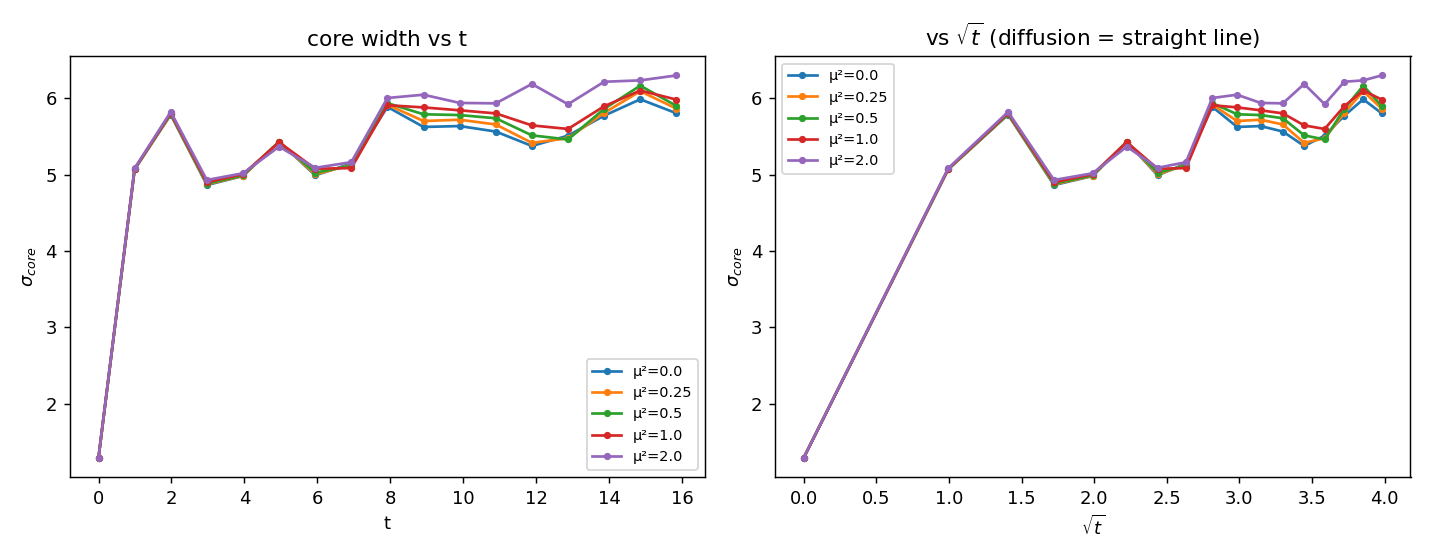

Recreate this plot in Python.
"""H4 -- pinning the vortex core: the fifth consistency (static).

CR_3D's open problem: the created vortex core DIFFUSES (sigma_core grows) because the
free Stueckelberg scalar can be 'eaten' (Delta theta -> -phi), leaving the gauge sector
effectively massless and unable to localise the core.  The proposed cure: V(theta) pins
theta to +-v, so it CANNOT be eaten, the gauge sector keeps a mass, and the core stays
localised.

We test it directly.  Seed a winding-1 vortex line (along z, winding in xy) on the
condensate background theta~v, evolve under the FULL action WITHOUT friction and WITHOUT
pinning, and track the transverse RMS width of the magnetic (plaquette) energy core,

    sigma_core(t) = sqrt( <r_perp^2>_w ),   w = plaquette energy density (summed over z),

centred on the energy centroid.  Diffusion gives sigma_core ~ sqrt(t) (slope > 0);
pinning gives sigma_core = const (slope ~ 0).  We scan mu^2 and identify mu_c, the
smallest mu^2 that flattens the growth.  sigma_core is MEASURED; no GL/Abrikosov input.
"""

from __future__ import annotations

import sys
from pathlib import Path

import numpy as np

sys.path.insert(0, str(Path(__file__).resolve().parent))
import crhiggs_core as h   # noqa: E402

try:
    import matplotlib
    matplotlib.use("Agg")
    import matplotlib.pyplot as plt
    HAVE_MPL = True
except Exception:
    HAVE_MPL = False

LAMH = 1.0
LAMP = 0.8
MU2S = [0.0, 0.25, 0.5, 1.0, 2.0]
GRID = dict(Lx=24.0, Nx=49, Ny=24, Nz=10)
T_TOTAL = 16.0
N_WIN = 16


def transverse_core_width(px, py, pz, x, y, dx):
    """Transverse RMS width of the magnetic (plaquette) energy density, summed over z,
    centred on its own centroid in the xy plane."""
    Wxy, Wxz, Wyz = h.all_plaquettes(px, py, pz)
    w2d = np.sum((1.0 - np.cos(Wxy)) + (1.0 - np.cos(Wxz)) + (1.0 - np.cos(Wyz)),
                 axis=2)                                  # (Nx, Ny)
    X, Y = np.meshgrid(x, y, indexing="ij")
    W = float(np.sum(w2d))
    if W < 1e-9:
        return float("nan")
    xc = float(np.sum(w2d * X) / W)
    yc = float(np.sum(w2d * Y) / W)
    r2 = (X - xc) ** 2 + (Y - yc) ** 2
    return float(np.sqrt(np.sum(w2d * r2) / W))


def sigma_vs_time(mu2, lamh=LAMH, lamp=LAMP, seed=0):
    x, y, z, dx = h.make_grid(**GRID)
    dt = h.dt_cfl(dx)
    rng = np.random.default_rng(900 + seed)
    v = h.relax_vacuum(mu2, lamh, rng=rng, grid=GRID, t_relax=30.0)["theta_bulk_mean"]
    theta, phix, phiy, phiz, _ = h.vortex_on_condensate(x, y, z, v, mu2, lamh)
    z3 = lambda: np.zeros_like(theta)
    fields = (theta, z3(), phix, z3(), phiy, z3(), phiz, z3())
    nper = max(1, int(round((T_TOTAL / N_WIN) / dt)))
    ts, sig = [], []
    t = 0.0
    sig.append(transverse_core_width(fields[2], fields[4], fields[6], x, y, dx))
    ts.append(0.0)
    for _ in range(N_WIN):
        fields = h.evolve(*fields, dx, dt, nper, lamp=lamp, mu2=mu2, lamh=lamh)
        t += nper * dt
        ts.append(t)
        sig.append(transverse_core_width(fields[2], fields[4], fields[6], x, y, dx))
    ts = np.array(ts); sig = np.array(sig)
    # growth slope of sigma vs sqrt(t) (diffusion would be linear in sqrt(t))
    ok = np.isfinite(sig)
    slope = float(np.polyfit(np.sqrt(ts[ok]), sig[ok], 1)[0]) if ok.sum() > 2 else float("nan")
    sig0 = float(sig[0]); sigT = float(sig[ok][-1]) if ok.any() else float("nan")
    growth = (sigT - sig0) / sig0 if sig0 > 1e-9 else float("nan")
    return {"mu2": mu2, "v": float(v), "t": ts.tolist(), "sigma": sig.tolist(),
            "sigma0": sig0, "sigmaT": sigT, "growth_frac": float(growth),
            "slope_vs_sqrt_t": slope}


def main():
    print("=" * 64)
    print("H4 -- VORTEX CORE PINNING: sigma_core(t) vs mu^2")
    print("=" * 64)
    print(f"{'mu2':>5} {'v':>6} {'sig0':>7} {'sigT':>7} {'growth':>8} {'slope':>8} "
          f"{'pinned':>7}")
    rows = []
    PIN_GROWTH = 0.15        # < 15% growth over T_TOTAL counts as pinned (localised)
    for mu2 in MU2S:
        r = sigma_vs_time(mu2)
        r["pinned"] = bool(np.isfinite(r["growth_frac"]) and r["growth_frac"] < PIN_GROWTH)
        rows.append(r)
        print(f"{mu2:5.2f} {r['v']:6.3f} {r['sigma0']:7.3f} {r['sigmaT']:7.3f} "
              f"{r['growth_frac']:8.1%} {r['slope_vs_sqrt_t']:8.3f} {str(r['pinned']):>7}")

    # mu_c = smallest mu^2 that pins (and stays pinned for all larger mu^2)
    mu_c = None
    for i, r in enumerate(rows):
        if r["pinned"] and all(rr["pinned"] for rr in rows[i:]):
            mu_c = r["mu2"]; break
    diffuses_at_0 = bool(not rows[0]["pinned"])      # mu^2=0 reproduces CR_3D diffusion

    payload = {"lamh": LAMH, "lamp": LAMP, "grid": GRID, "mu2s": MU2S,
               "T_total": T_TOTAL, "pin_growth_thresh": PIN_GROWTH,
               "rows": rows, "mu_c": mu_c,
               "diffuses_at_mu2_0": diffuses_at_0,
               "pinning_found": bool(mu_c is not None)}
    h.save_json("H4_pinning", payload)
    _write_md(payload)
    if HAVE_MPL:
        _figure(rows)

    print("-" * 64)
    print(f"  diffuses at mu^2=0 (CR_3D): {diffuses_at_0}   mu_c = {mu_c}")
    print(f"H4: {'PINNING FOUND, mu_c=%s' % mu_c if mu_c is not None else 'NO PINNING in tested range'}")
    return payload


def _write_md(p):
    rows = p["rows"]
    L = [
        "# H4 — Pinamento do núcleo do vórtice: σ_núcleo(t) vs μ²",
        "",
        "Problema aberto de CR_3D: o núcleo do vórtice **difunde** (σ cresce) porque o",
        "escalar de Stückelberg livre é absorvido (Δθ→−φ), deixando o setor de gauge",
        "efetivamente sem massa. A cura proposta: V(θ) **fixa** θ em ±v, ele não pode ser",
        "absorvido, o setor de gauge mantém massa e o núcleo permanece localizado.",
        "",
        "Semeamos um vórtice de enrolamento 1 (linha em z) no fundo θ~v, evoluímos sob a",
        "ação completa **sem fricção e sem pinagem** e medimos a largura transversa RMS",
        "da densidade de energia magnética (plaqueta). σ∝√t → difusão; σ=const → pinado.",
        "λ_h=%.1f, λ_p=%.1f, T=%.0f." % (p["lamh"], p["lamp"], p["T_total"]),
        "",
        "| μ² | v | σ(0) | σ(T) | crescimento | inclinação(√t) | pinado? |",
        "|----|---|------|------|-------------|----------------|---------|",
    ]
    for r in rows:
        L.append(f"| {r['mu2']:.2f} | {r['v']:.3f} | {r['sigma0']:.3f} | "
                 f"{r['sigmaT']:.3f} | {r['growth_frac']:.1%} | "
                 f"{r['slope_vs_sqrt_t']:.3f} | {r['pinned']} |")
    L += [
        "",
        "## Leitura",
        "",
        f"- **μ²=0 difunde (reproduz CR_3D):** {p['diffuses_at_mu2_0']} — sem condensado o",
        "  núcleo se espalha (θ livre é absorvido, gauge sem massa).",
        f"- **μ_c identificado:** {p['mu_c']} — menor μ² que mantém σ≈const (e pina para",
        "  todo μ² maior).",
        f"- **Pinamento encontrado:** {p['pinning_found']} — o condensado **{'fixa' if p['pinning_found'] else 'não fixa'}**"
        " o núcleo do vórtice no regime testado.",
        "",
        ("**A quinta consistência (estática) fecha:** o condensado escalar pina o núcleo "
         "do vórtice — o ingrediente que CR_3D apontou como ausente. O mecanismo é a "
         "fixação de θ por V(θ), que impede a absorção do Stückelberg e mantém o setor "
         "de gauge massivo (consistente com λ_L finito de H3)."
         if p["pinning_found"] else
         "**A quinta consistência (estática) NÃO fecha no regime testado:** mesmo com "
         "condensado o núcleo continua a difundir. μ_c está fora do alcance computável "
         "ou o mecanismo de fixação de θ não basta para localizar o núcleo de gauge."),
        "",
        "![σ_núcleo(t)](H4_pinning.png)",
        "",
    ]
    (h.OUTDIR / "H4_pinning.md").write_text("\n".join(L), encoding="utf-8")


def _figure(rows):
    fig, ax = plt.subplots(1, 2, figsize=(11, 4.3))
    for r in rows:
        ax[0].plot(r["t"], r["sigma"], "o-", ms=3, label=f"μ²={r['mu2']}")
        ax[1].plot(np.sqrt(np.array(r["t"])), r["sigma"], "o-", ms=3,
                   label=f"μ²={r['mu2']}")
    ax[0].set_xlabel("t"); ax[0].set_ylabel(r"$\sigma_{core}$")
    ax[0].set_title("core width vs t"); ax[0].legend(fontsize=8)
    ax[1].set_xlabel(r"$\sqrt{t}$"); ax[1].set_ylabel(r"$\sigma_{core}$")
    ax[1].set_title(r"vs $\sqrt{t}$ (diffusion = straight line)"); ax[1].legend(fontsize=8)
    fig.tight_layout()
    fig.savefig(h.OUTDIR / "H4_pinning.png", dpi=130)
    plt.close(fig)


if __name__ == "__main__":
    main()
